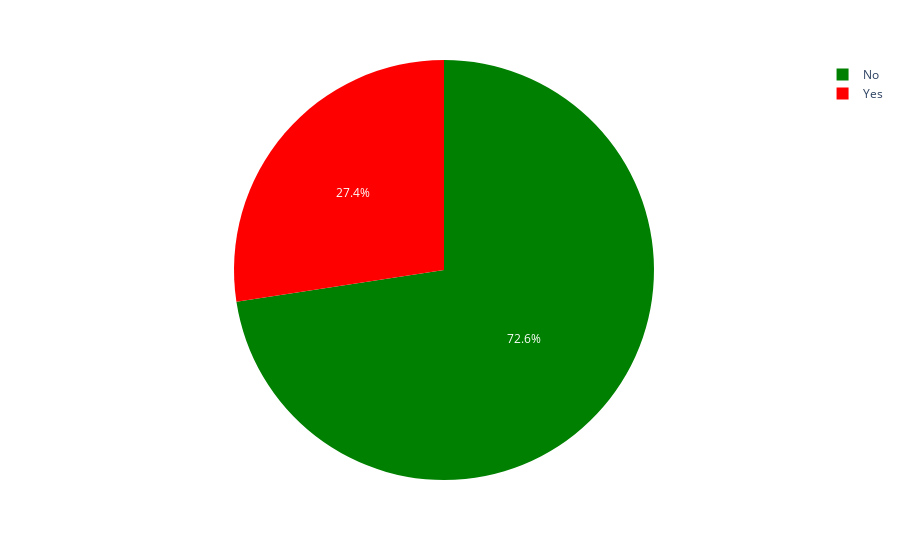

Notebook code cell kept with this figure:
### Code cell
import plotly.express as px

fig = px.pie(Bank,names='Loan_Status',color='Loan_Status',
             color_discrete_map={'Yes':'red',
                                 'No':'green'})
fig.show()

### Figure 1 — Plotly figure (JSON) as saved in the notebook; plotly's stock layout.template omitted (floating-point values rounded to 4 significant figures; data arrays with more than 128 entries replaced by an {"elided": "..."} marker saying what was removed)
{"data": [{"customdata": {"elided": "981x1 str values"}, "domain": {"x": [0, 1], "y": [0, 1]}, "hovertemplate": "Loan_Status=%{customdata[0]}<extra></extra>", "labels": {"elided": "981 str values"}, "legendgroup": "", "marker": {"colors": {"elided": "981 str values"}}, "name": "", "showlegend": true, "type": "pie"}], "layout": {"autosize": true, "legend": {"tracegroupgap": 0}, "margin": {"t": 60}}}
